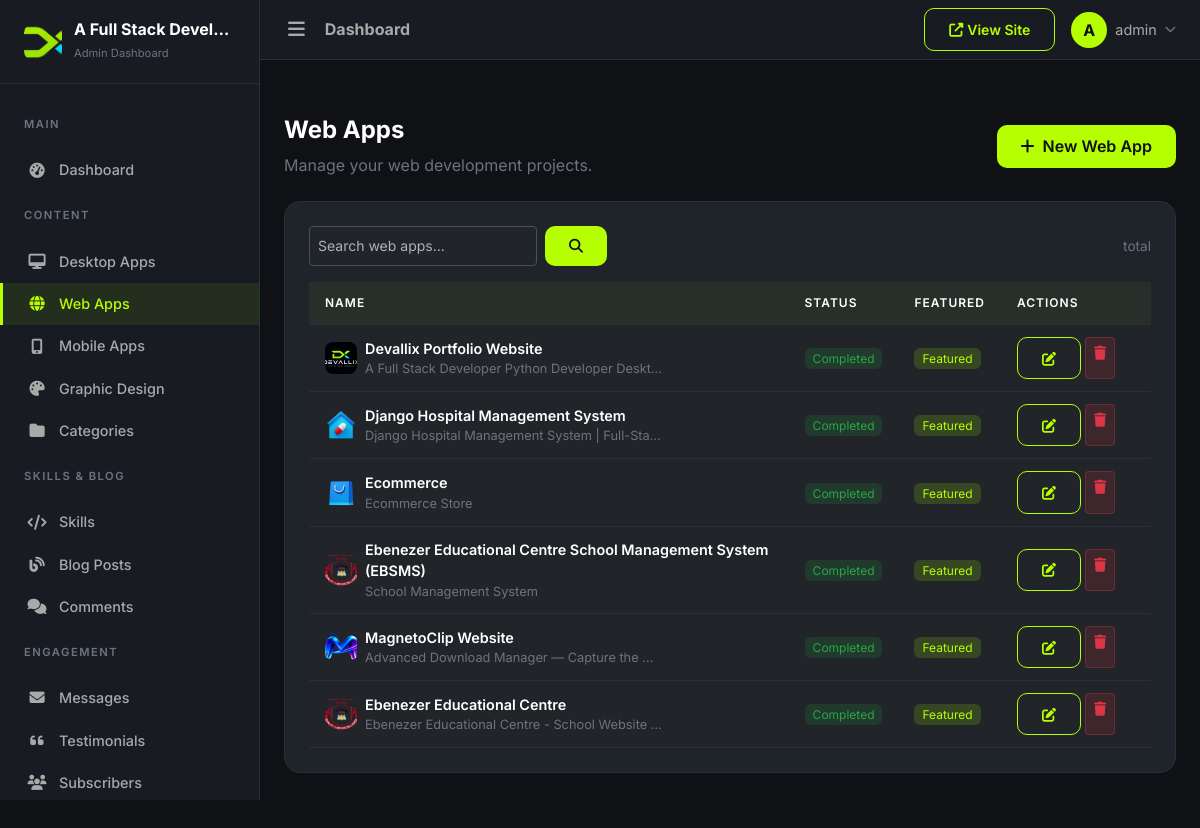
/dashboard/web-apps/ (signed in), run on the app's committed database.
### apps/core/models.py (models this page shows, shortened)
class SiteSettings(models.Model):
    site_name = models.CharField(max_length=200, default='DevPortfolio')
    site_tagline = models.CharField(max_length=300, blank=True)
    logo = models.ImageField(upload_to='uploads/site/', blank=True, null=True)
    favicon = models.ImageField(upload_to='uploads/site/', blank=True, null=True)
    hero_title = models.CharField(max_length=300, blank=True)
    hero_subtitle = models.TextField(blank=True)
    hero_cta_text = models.CharField(max_length=100, default='View Portfolio')
    hero_cta_url = models.CharField(max_length=300, default='/portfolio/')
    about_image = models.ImageField(upload_to='uploads/site/', blank=True, null=True)
    footer_text = models.TextField(blank=True)
    meta_title = models.CharField(max_length=200, blank=True)
    meta_description = models.TextField(blank=True)
    meta_keywords = models.TextField(blank=True)
    og_image = models.ImageField(upload_to='uploads/site/', blank=True, null=True)
    google_analytics_code = models.TextField(blank=True)
    email = models.EmailField(blank=True)
    phone = models.CharField(max_length=20, blank=True)
    address = models.TextField(blank=True)
    github_url = models.URLField(blank=True)
    linkedin_url = models.URLField(blank=True)
    twitter_url = models.URLField(blank=True)
    youtube_url = models.URLField(blank=True)
    facebook_url = models.URLField(blank=True)
    instagram_url = models.URLField(blank=True)
    updated_at = models.DateTimeField(auto_now=True)
    class Meta:
        verbose_name = 'Site Settings'
        verbose_name_plural = 'Site Settings'
    @classmethod
    def load(cls):
        obj, created = cls.objects.get_or_create(pk=1)
        return obj

### apps/accounts/models.py (models this page shows, shortened)
class User(AbstractUser):
    email = models.EmailField(unique=True)
    bio = models.TextField(blank=True)
    avatar = models.ImageField(upload_to='avatars/', blank=True, null=True)
    job_title = models.CharField(max_length=200, blank=True)
    phone = models.CharField(max_length=20, blank=True)
    location = models.CharField(max_length=200, blank=True)
    website = models.URLField(blank=True)
    github = models.URLField(blank=True)
    linkedin = models.URLField(blank=True)
    twitter = models.URLField(blank=True)
    class Meta:
        verbose_name = 'User'
        verbose_name_plural = 'Users'

### apps/web_projects/models.py (models this page shows, shortened)
class WebProject(models.Model):
    STATUS_CHOICES = [
        ('completed', 'Completed'),
        ('in_progress', 'In Progress'),
        ('archived', 'Archived'),
    ]
    name = models.CharField(max_length=200)
    slug = models.SlugField(max_length=200, unique=True)
    short_description = models.CharField(max_length=300)
    description = models.TextField()
    technologies = models.ManyToManyField('portfolio.Technology', blank=True, related_name='web_projects')
    image = models.ImageField(upload_to='uploads/web_projects/', blank=True, null=True)
    live_demo_url = models.URLField(blank=True)
    github_url = models.URLField(blank=True)
    status = models.CharField(max_length=20, choices=STATUS_CHOICES, default='completed')
    featured = models.BooleanField(default=False)
    display_order = models.PositiveIntegerField(default=0)
    meta_title = models.CharField(max_length=200, blank=True)
    meta_description = models.TextField(blank=True)
    created_at = models.DateTimeField(auto_now_add=True)
    updated_at = models.DateTimeField(auto_now=True)
    class Meta:
        ordering = ['display_order', '-created_at']
        verbose_name = 'Web Project'
        verbose_name_plural = 'Web Projects'

### apps/dashboard/views.py (the view)
# urls.py: path('web-apps/', views.ProjectListView.as_view(), name='project_list'),
class ProjectListView(DashboardLoginRequiredMixin, ListView):
    model = WebProject
    template_name = 'dashboard/project_list.html'
    context_object_name = 'projects'
    paginate_by = 20
    def get_queryset(self):
        qs = WebProject.objects.all()
        search = self.request.GET.get('q')
        if search:
            qs = qs.filter(name__icontains=search)
        return qs

### templates/dashboard/project_list.html (shortened to what this page needs)
{% extends 'dashboard/base_dashboard.html' %}
{% load humanize %}
{% block content %}
<div class="page-section">
    <div class="d-flex justify-content-between align-items-center mb-4">
        <div>
            <h4 class="page-title">Web Apps</h4>
            <p style="color:var(--text-dim);margin:0;">Manage your web development projects.</p>
        </div>
        <a href="{% url 'dashboard:project_create' %}" class="btn btn-accent">
            <i class="fas fa-plus me-1"></i> New Web App
        </a>
    </div>
    <div class="dashboard-card">
        <div class="d-flex justify-content-between align-items-center mb-3">
            <form method="get" class="d-flex gap-2" style="max-width:400px;">
                <input type="text" name="search" class="form-control form-control-sm" placeholder="Search web apps..." value="{{ search_query|default:'' }}">
                <button type="submit" class="btn btn-accent btn-sm"><i class="fas fa-search"></i></button>
            </form>
            <span style="color:var(--text-dim);font-size:0.85rem;">{{ projects.paginator.count }} total</span>
        </div>
        <div class="table-responsive">
            <table class="table table-dashboard mb-0">
                <thead>
                    <tr>
                        <th>Name</th>
                        <th>Status</th>
                        <th>Featured</th>
                        <th style="width:150px;">Actions</th>
                    </tr>
                </thead>
                <tbody>
                    {% for project in projects %}
                    <tr>
                        <td>
                            <div class="d-flex align-items-center gap-2">
                                {% if project.image %}
                                <img src="{{ project.image.url }}" alt="{{ project.name }}" style="width:32px;height:32px;border-radius:8px;object-fit:cover;">
                                {% else %}
                                <div style="width:32px;height:32px;border-radius:8px;background:var(--accent-secondary);display:flex;align-items:center;justify-content:center;flex-shrink:0;">
                                    <i class="fas fa-globe" style="color:var(--bg-primary);font-size:0.8rem;"></i>
                                </div>
                                {% endif %}
                                <div>
                                    <span style="font-weight:600;">{{ project.name }}</span>
                                    <div style="color:var(--text-dim);font-size:0.8rem;white-space:nowrap;overflow:hidden;text-overflow:ellipsis;max-width:300px;">{{ project.short_description }}</div>
                                </div>
                            </div>
                        </td>
                        <td>
                            {% if project.status == 'completed' %}
                            <span style="background:rgba(40,167,69,0.15);color:#28a745;padding:3px 8px;border-radius:6px;font-size:0.75rem;">Completed</span>
                            {% elif project.status == 'in_progress' %}
                            <span style="background:rgba(0,217,255,0.15);color:var(--accent-secondary);padding:3px 8px;border-radius:6px;font-size:0.75rem;">In Progress</span>
                            {% else %}
                            <span style="background:rgba(255,193,7,0.15);color:#ffc107;padding:3px 8px;border-radius:6px;font-size:0.75rem;">Archived</span>
                            {% endif %}
                        </td>
                        <td>
                            {% if project.featured %}
                            <span style="background:rgba(182,255,0,0.15);color:var(--accent);padding:3px 8px;border-radius:6px;font-size:0.75rem;">Featured</span>
                            {% else %}
                            <span style="color:var(--text-dim);font-size:0.85rem;">—</span>
                            {% endif %}
                        </td>
                        <td>
                            <div class="d-flex gap-1">
                                <a href="{% url 'dashboard:project_edit' pk=project.pk %}" class="btn btn-outline-accent btn-sm" title="Edit">
                                    <i class="fas fa-edit"></i>
                                </a>
                                <a href="{% url 'dashboard:project_delete' pk=project.pk %}" class="btn btn-sm" style="background:rgba(220,53,69,0.15);color:#dc3545;border:1px solid rgba(220,53,69,0.3);" title="Delete">
                                    <i class="fas fa-trash"></i>
                                </a>
                            </div>
                        </td>
                    </tr>
                    {% endfor %}
                </tbody>
            </table>
        </div>
    </div>
</div>
{% endblock %}

### templates/dashboard/includes/sidebar.html (shortened to what this page needs)
<nav class="sidebar" id="sidebar">
    <div class="sidebar-brand">
        {% if site_settings.logo %}
        <img src="{{ site_settings.logo.url }}" alt="{{ site_settings.site_name }}" style="width:38px;height:38px;border-radius:10px;object-fit:cover;">
        {% else %}
        <div class="brand-icon"><span>D</span></div>
        {% endif %}
        <div>
            <h5>{{ site_settings.site_name|default:'DevPortfolio' }}</h5>
            <small>Admin Dashboard</small>
        </div>
    </div>
    <div class="sidebar-nav">
        <div class="nav-section">
            <div class="nav-section-title">Main</div>
        </div>
        <a href="{% url 'dashboard:dashboard_home' %}" class="nav-link {% if request.resolver_match.url_name == 'dashboard_home' %}active{% endif %}">
            <i class="fas fa-tachometer-alt"></i> Dashboard
        </a>
        <div class="nav-section">
            <div class="nav-section-title">Content</div>
        </div>
        <a href="{% url 'dashboard:app_list' %}" class="nav-link {% if '/dashboard/desktop-apps/' in request.path %}active{% endif %}">
            <i class="fas fa-desktop"></i> Desktop Apps
        </a>
        <a href="{% url 'dashboard:project_list' %}" class="nav-link {% if '/dashboard/web-apps/' in request.path %}active{% endif %}">
            <i class="fas fa-globe"></i> Web Apps
        </a>
        <a href="{% url 'dashboard:mobile_app_list' %}" class="nav-link {% if '/dashboard/mobile-apps/' in request.path %}active{% endif %}">
            <i class="fas fa-mobile-alt"></i> Mobile Apps
        </a>
        <a href="{% url 'dashboard:design_list' %}" class="nav-link {% if '/dashboard/graphic-design/' in request.path %}active{% endif %}">
            <i class="fas fa-palette"></i> Graphic Design
        </a>
        <a href="{% url 'dashboard:category_list' %}" class="nav-link {% if 'category' in request.resolver_match.url_name %}active{% endif %}">
            <i class="fas fa-folder"></i> Categories
        </a>
        <div class="nav-section">
            <div class="nav-section-title">Skills & Blog</div>
        </div>
        <a href="{% url 'dashboard:skill_list' %}" class="nav-link {% if 'skill' in request.resolver_match.url_name %}active{% endif %}">
            <i class="fas fa-code"></i> Skills
        </a>
        <a href="{% url 'dashboard:blog_list' %}" class="nav-link {% if 'blog' in request.resolver_match.url_name and 'comment' not in request.resolver_match.url_name %}active{% endif %}">
            <i class="fas fa-blog"></i> Blog Posts
        </a>
        <a href="{% url 'dashboard:comment_list' %}" class="nav-link {% if 'comment' in request.resolver_match.url_name %}active{% endif %}">
            <i class="fas fa-comments"></i> Comments
        </a>
        <div class="nav-section">
            <div class="nav-section-title">Engagement</div>
        </div>
        <a href="{% url 'dashboard:message_list' %}" class="nav-link {% if 'message' in request.resolver_match.url_name %}active{% endif %}">
            <i class="fas fa-envelope"></i> Messages
        </a>
        <a href="{% url 'dashboard:testimonial_list' %}" class="nav-link {% if 'testimonial' in request.resolver_match.url_name %}active{% endif %}">
            <i class="fas fa-quote-left"></i> Testimonials
        </a>
        <a href="{% url 'dashboard:subscriber_list' %}" class="nav-link {% if 'subscriber' in request.resolver_match.url_name %}active{% endif %}">
            <i class="fas fa-users"></i> Subscribers
        </a>
    </div>
</nav>

### templates/dashboard/includes/topbar.html (shortened to what this page needs)
<header class="topbar">
    <div class="d-flex align-items-center gap-3">
        <button class="sidebar-toggler">
            <i class="fas fa-bars"></i>
        </button>
        <h6 class="mb-0 fw-bold" style="color:var(--text-muted);">{% block topbar_title %}Dashboard{% endblock %}</h6>
    </div>
    <div class="d-flex align-items-center gap-2 gap-sm-3">
        <a href="{% url 'core:home' %}" class="btn btn-sm btn-outline-accent flex-shrink-0" target="_blank" rel="noopener" aria-label="View Site">
            <i class="fas fa-external-link-alt"></i><span class="d-none d-sm-inline ms-1">View Site</span>
        </a>
        <div class="dropdown flex-shrink-0">
            <a class="d-flex align-items-center gap-2 text-decoration-none" href="#" data-bs-toggle="dropdown" aria-label="Account menu">
                <div style="width:36px;height:36px;border-radius:50%;background:var(--accent);display:flex;align-items:center;justify-content:center;flex-shrink:0;">
                    <span style="color:var(--bg-primary);font-weight:700;">{{ request.user.first_name.0|default:request.user.username.0|upper }}</span>
                </div>
                <span class="d-none d-md-inline" style="color:var(--text-muted);font-size:0.9rem;">{{ request.user.get_short_name|default:request.user.username }}</span>
                <i class="fas fa-chevron-down d-none d-md-inline" style="font-size:0.7rem;color:var(--text-dim);"></i>
            </a>
        </div>
    </div>
</header>

### data on the page
SiteSettings: logo (picture), site_name "A Full Stack Devel…"
User: user.first_name.0 "A", user.get_short_name "admin"
WebProject: image (picture), name "Devallix Portfolio Website", short_description "A Full Stack Developer Python Developer Deskt…", status "Completed", featured "Featured"
WebProject: image (picture), name "Django Hospital Management System", short_description "Django Hospital Management System | Full-Sta…", status "Completed", featured "Featured"
WebProject: image (picture), name "Ecommerce", short_description "Ecommerce Store", status "Completed", featured "Featured"
WebProject: image (picture), name "Ebenezer Educational Centre School Management System (EBSMS)", short_description "School Management System", status "Completed", featured "Featured"
WebProject: image (picture), name "MagnetoClip Website", short_description "Advanced Download Manager — Capture the…", status "Completed", featured "Featured"
WebProject: image (picture), name "Ebenezer Educational Centre", short_description "Ebenezer Educational Centre - School Website…", status "Completed", featured "Featured"
